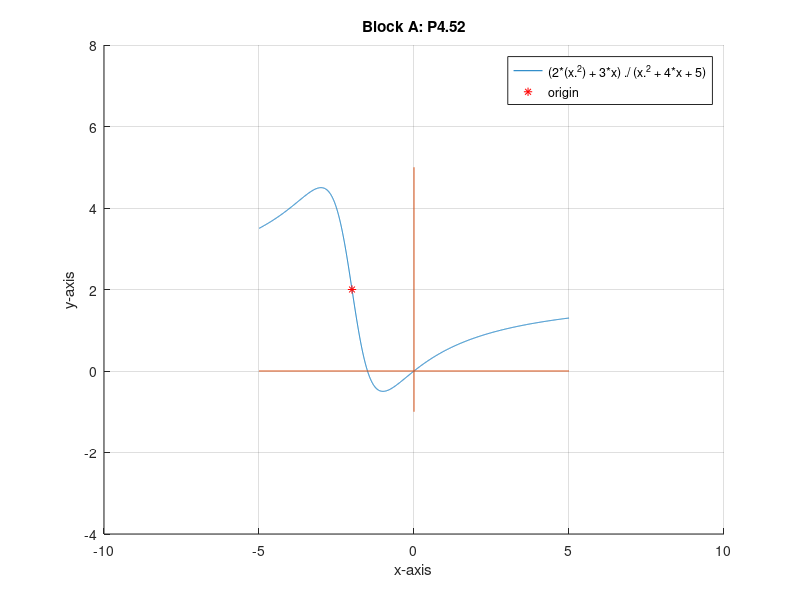

Recreate this plot in MATLAB.
% plot function
f = @(x) (2*(x.^2) + 3*x) ./ (x.^2 + 4*x + 5);
hold on
fplot(f)
plot(-2, f(-2), 'r*') % origin
line(xlim, [0, 0])
line([0, 0], ylim)
hold off


% style plot
grid on
axis([-10 10 -4 8])
legend("(2*(x.^2) + 3*x) ./ (x.^2 + 4*x + 5)", "origin");
title("Block A: P4.52")
xlabel("x-axis")
ylabel("y-axis")
